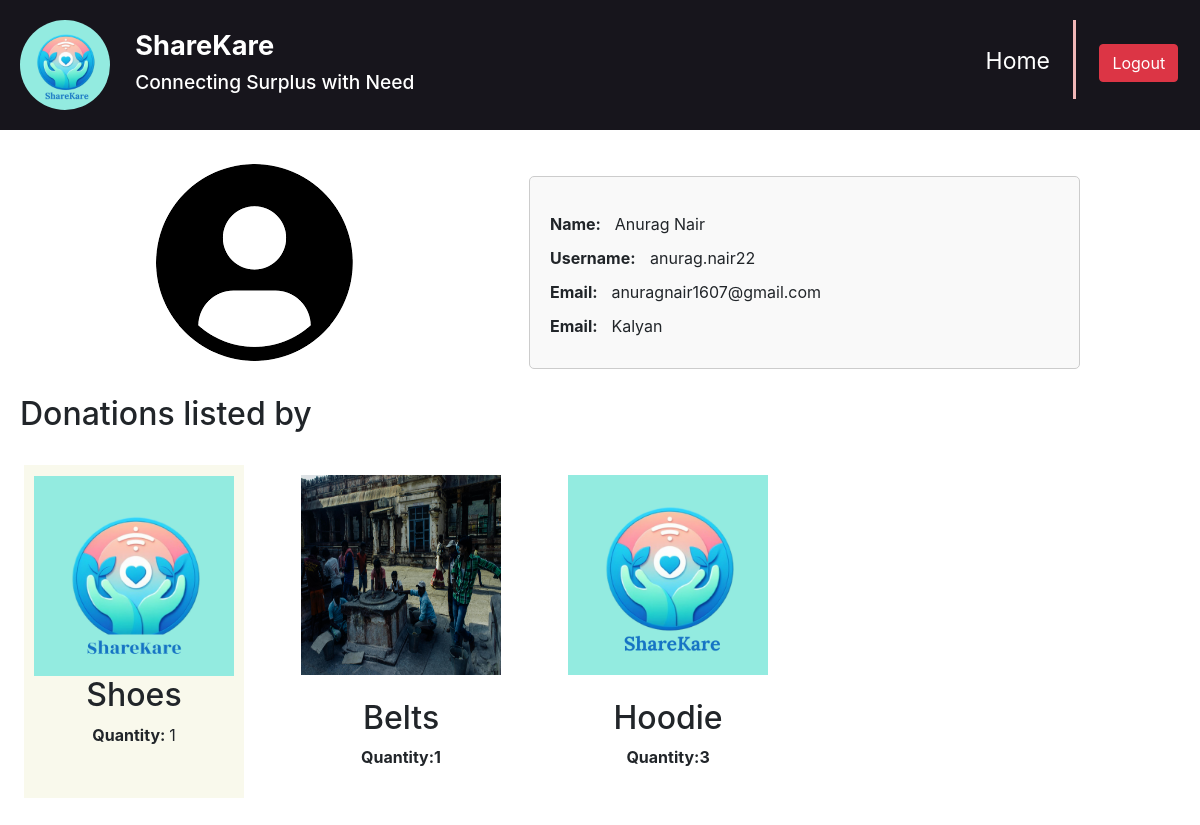
/user_donation/2/4/ (signed in), run on the app's committed database.
### home/models.py (models this page shows, shortened)
class Donor(models.Model):
    user = models.OneToOneField(User, on_delete=models.CASCADE)
    location = models.CharField(max_length=255)
    latitude = models.FloatField(null=True, blank=True)
    longitude = models.FloatField(null=True, blank=True)

class Donation(models.Model):
    user = models.ForeignKey(User, on_delete=models.CASCADE)
    other_products = models.TextField(max_length=100)
    phone_number = models.CharField(max_length=15)
    product_quantity = models.IntegerField()
    product_images = models.ImageField(upload_to="images/")

### home/views.py (the view)
# urls.py: path('user_donation/<int:user_id>/<int:product_id>/', views.user_donation, name='user_donation'),
@login_required
def user_donation(request, user_id, product_id):
    userr = User.objects.get(id=user_id)
    donor = Donor.objects.get(user=userr)
    donations = Donation.objects.filter(user_id=userr)
    product_high = Donation.objects.get(id=product_id)
    context = {
        'userr':userr,
        'donor': donor,
        'donations': donations,
        'product_high': product_high
    }
    return render(request, 'user_donation.html', context)

### templates/user_donation.html (shortened to what this page needs)
<!DOCTYPE html>
{% load static %}
<html lang="en">
<head>
    <link rel="stylesheet" href="{% static "css/user_donate.css" %}"/>
    <link href="https://maxcdn.bootstrapcdn.com/bootstrap/4.5.2/css/bootstrap.min.css" rel="stylesheet">
</head>
<body>
    <header>
        <div class="m_container">
            <div id="left">
                <div>
                    <img src="{% static "images/ShareKare.png" %}" id="logo" alt="ShareCare Logo">
                </div>
                <div id="lrig">
                        <h1>ShareKare</h1>
                        <h3>Connecting Surplus with Need</h3>
                </div>
            </div>
            <div id="right">
                <nav>
                    <ul>
                        <div id="profile"><a href="{% url 'ngo_dashboard' %}" id="linkprofile">Home</a></div>
                    </ul>
                </nav>
            </div>
            <div class="vl"></div>
            <div id="user1">
                <a id ="link" href="{% url 'logout' %}"><button class="btn btn-danger" onclick="logout()">Logout</button></a>
            </div>
        </div>
    </header>
    <div class="ngo-details-section">
        <div class="ngo-image">
            <img id="userimg" src="{% static "images/userlogo.png" %}" alt="{{ ngo.ngoname }} Image">
        </div>
        <div class="ngo-information">
            <p><strong>Name: </strong>{{ userr.first_name }}</p>
            <p><strong>Username:</strong> {{ userr.username }}</p>
            <p><strong>Email: </strong>{{ userr.email }}</p>
            <p><strong>Email: </strong>{{ donor.location }}</p>
        </div>
    </div>
    <div class="donations-section">
        <div id="headin"><div id="txthead"><h2>Donations listed by {{ donor.username }} </h2></div></div>
    </div>
    <br>
    <div id="grandparent">
        <div id="parentleft">
            <div id="hihgdon">
                <a href="{{ donation.product_images.url }}" target="_blank">
                <img src="{{ product_high.product_images.url }}" alt="{{ donation.other_products }}" class="donation-image"><br>
                </a>
                <h2> {{product_high.other_products}}</h2>
                <p><b>Quantity:  </b>{{product_high.product_quantity}}</p><br>
            </div>
        </div>
        {% for donation in donations %}
        {% if donation.id != product_high.id %}
            <div class="donation-item1 {% cycle 'even' 'odd' %}" id="ditem">
                <div class="column" id="quant">
                <a href="{{ donation.product_images.url }}" target="_blank">
                    <img src="{{ donation.product_images.url }}" alt="{{ donation.other_products }}" class="donation-image">
                </a>
                </div><br>
                <div class="column">
                    <h2> {{ donation.other_products }}</h2>
                </div>
                <div class="column" id="quant">
                    <p><b>Quantity:{{ donation.product_quantity }}</b></p>
                </div>
            </div>
        {% endif %}
        {% empty %}
        <br>
        <p><strong>No donations listed.</strong></p>
        {% endfor %}
</div>
</body>
</html>

### static/css/user_donate.css (style rules this page uses)
* { margin: 0; padding: 0; box-sizing: border-box; height: auto; }
body { font-family: 'Arial', sans-serif; background-color: #ffffff; overflow-x: hidden; }
#left h1 { font-size: 1.7rem; }
#left h3 { font-size: 1.2rem; }
#lrig { margin-top: 2%; }
.m_container { top: 0; max-width: 1600px; margin: 0 auto; padding: 0 20px; display: flex; flex-wrap: wrap; justify-content: center; gap: 2% }
#logo { height: 90px; width: 90px; border-radius: 50%; }
#left { display: flex; flex: 1; gap: 5%; }
#right { flex: 1; text-align: right; margin-top: 1%; }
.vl { border-left: 3px solid rgb(242, 183, 183); height: auto; margin-bottom: 1%; }
#user1 { margin-right: 1%; margin-top: 1.7%; width: 69px; height: 35px; text-align: center; padding-top: 4px; border-radius: 10%; }
#link { color: white; font-size: 1.2rem; }
header { background-color: #17151c; color: #fff; padding: 20px 0; top: 0; height: fit-content; }
header h1 { font-size: 24px; font-weight: bold; }
nav ul { list-style: none; }
#profile { margin-top: 2.5%; font-size: 23px; }
#linkprofile { text-decoration:none; color: white; }
.ngo-information { margin-top: 20px; padding: 20px; border: 1px solid #ccc; border-radius: 5px; background-color: #f9f9f9; max-height: 450px; overflow-y: auto; margin-right: 60px; min-width: 200px; margin-left: 20px; }
.ngo-information p { margin-bottom: 10px; line-height: 1.5; }
.ngo-information strong { margin-right: 10px; }
.ngo-details-section { display: flex; justify-content: space-between; align-items: center; padding: 20px 0; margin-right: 60px; flex-wrap: wrap; }
.ngo-details-section .ngo-image { flex: 1; text-align: center; }
.ngo-details-section .ngo-image img { border-radius: 5px; }
.ngo-details-section .ngo-information { flex: 1; padding-left: 20px; }
#grandparent { display: flex; flex-wrap: wrap; flex-direction: row; gap:4%; margin-left: 2%; }
.donation-image { width: 200px; height: 200px; }
.donation-item1 { display: flex; flex-direction: column; align-items: center; width:220px; margin-bottom: 10%; padding-top: 0.8%; }
#hihgdon { display: flex; flex-direction: column; align-items: center; background-color: rgb(249, 249, 236); padding: 5%; padding-right: 5%; width:220px; margin-bottom: 10%; }
#txthead { margin-left: 20px; }

### data on the page
Donor: location "Kalyan"
Donation: product_images (picture), other_products "Shoes", product_quantity "1"
Donation: product_images (picture), other_products "Belts", product_quantity "1"
Donation: product_images (picture), other_products "Hoodie", product_quantity "3"

### other printed values
{{ userr.first_name }} "Anurag Nair"
{{ userr.username }} "anurag.nair22"
{{ userr.email }} "anuragnair1607@gmail.com"
